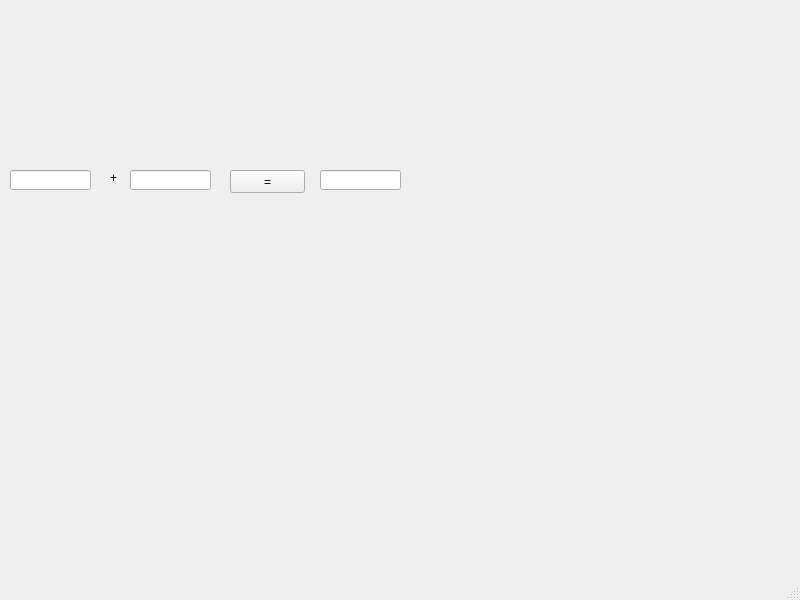
<?xml version="1.0" encoding="UTF-8"?>
<ui version="4.0">
 <class>click</class>
 <widget class="QMainWindow" name="click">
  <property name="geometry">
   <rect>
    <x>0</x>
    <y>0</y>
    <width>800</width>
    <height>600</height>
   </rect>
  </property>
  <property name="windowTitle">
   <string>MainWindow</string>
  </property>
  <property name="layoutDirection">
   <enum>Qt::LeftToRight</enum>
  </property>
  <property name="styleSheet">
   <string notr="true">text-align : center</string>
  </property>
  <widget class="QWidget" name="centralwidget">
   <widget class="QPushButton" name="pb">
    <property name="geometry">
     <rect>
      <x>230</x>
      <y>170</y>
      <width>75</width>
      <height>23</height>
     </rect>
    </property>
    <property name="text">
     <string>=</string>
    </property>
   </widget>
   <widget class="QLabel" name="lbl">
    <property name="geometry">
     <rect>
      <x>110</x>
      <y>170</y>
      <width>31</width>
      <height>16</height>
     </rect>
    </property>
    <property name="styleSheet">
     <string notr="true">center</string>
    </property>
    <property name="text">
     <string>+</string>
    </property>
   </widget>
   <widget class="QLineEdit" name="le1">
    <property name="geometry">
     <rect>
      <x>10</x>
      <y>170</y>
      <width>81</width>
      <height>20</height>
     </rect>
    </property>
   </widget>
   <widget class="QLineEdit" name="le2">
    <property name="geometry">
     <rect>
      <x>130</x>
      <y>170</y>
      <width>81</width>
      <height>20</height>
     </rect>
    </property>
   </widget>
   <widget class="QLineEdit" name="le3">
    <property name="geometry">
     <rect>
      <x>320</x>
      <y>170</y>
      <width>81</width>
      <height>20</height>
     </rect>
    </property>
   </widget>
  </widget>
  <widget class="QMenuBar" name="menubar">
   <property name="geometry">
    <rect>
     <x>0</x>
     <y>0</y>
     <width>800</width>
     <height>21</height>
    </rect>
   </property>
  </widget>
  <widget class="QStatusBar" name="statusbar"/>
 </widget>
 <resources/>
 <connections/>
</ui>
